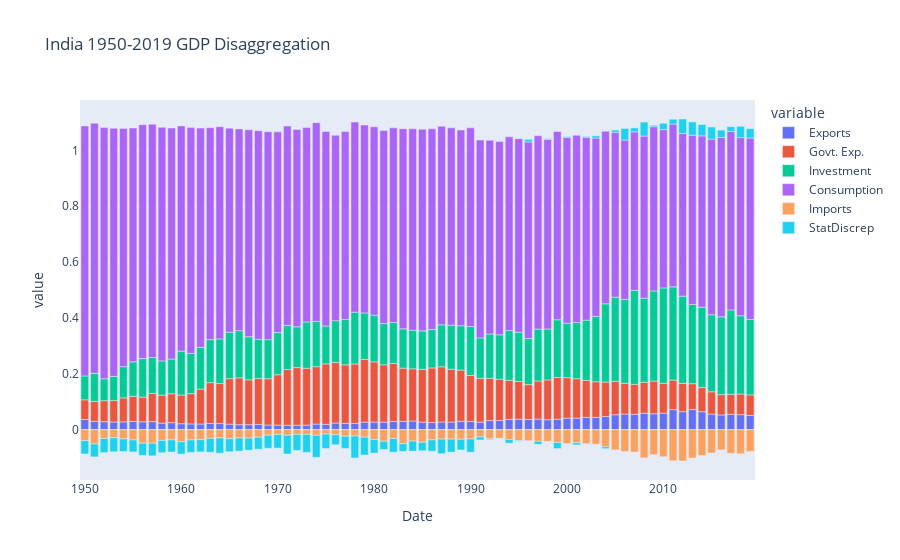

Notebook cell for this chart:
### Code cell
fig_p = px.bar(master, x="Date", y=["Exports", "Govt. Exp.", "Investment", "Consumption", "Imports", "StatDiscrep"], title="India 1950-2019 GDP Disaggregation")
fig_p.show()
